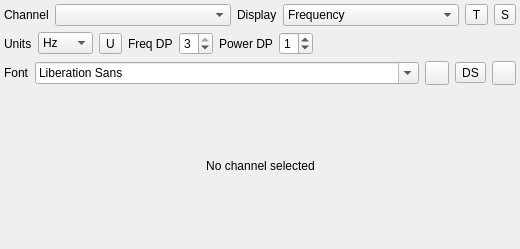
<?xml version="1.0" encoding="UTF-8"?>
<ui version="4.0">
 <class>FreqDisplayGUI</class>
 <widget class="RollupContents" name="FreqDisplayGUI">
  <property name="geometry">
   <rect>
    <x>0</x>
    <y>0</y>
    <width>520</width>
    <height>249</height>
   </rect>
  </property>
  <property name="minimumSize">
   <size>
    <width>420</width>
    <height>200</height>
   </size>
  </property>
  <property name="windowTitle">
   <string>Frequency Display</string>
  </property>
  <widget class="QWidget" name="settingsContainer" native="true">
   <property name="geometry">
    <rect>
     <x>0</x>
     <y>0</y>
     <width>520</width>
     <height>91</height>
    </rect>
   </property>
   <property name="sizePolicy">
    <sizepolicy hsizetype="Expanding" vsizetype="Preferred">
     <horstretch>0</horstretch>
     <verstretch>0</verstretch>
    </sizepolicy>
   </property>
   <property name="windowTitle">
    <string>Settings</string>
   </property>
   <layout class="QVBoxLayout" name="verticalLayout">
    <property name="leftMargin">
     <number>4</number>
    </property>
    <property name="topMargin">
     <number>4</number>
    </property>
    <property name="rightMargin">
     <number>4</number>
    </property>
    <property name="bottomMargin">
     <number>4</number>
    </property>
    <item>
     <layout class="QHBoxLayout" name="channelLayout">
      <item>
       <widget class="QLabel" name="channelsLabel">
        <property name="text">
         <string>Channel</string>
        </property>
       </widget>
      </item>
      <item>
       <widget class="QComboBox" name="channels">
        <property name="sizePolicy">
         <sizepolicy hsizetype="Expanding" vsizetype="Fixed">
          <horstretch>0</horstretch>
          <verstretch>0</verstretch>
         </sizepolicy>
        </property>
        <property name="toolTip">
         <string>Which channel to display frequency / power for</string>
        </property>
       </widget>
      </item>
      <item>
       <widget class="QLabel" name="displayLabel">
        <property name="text">
         <string>Display</string>
        </property>
       </widget>
      </item>
      <item>
       <widget class="QComboBox" name="displayMode">
        <property name="sizePolicy">
         <sizepolicy hsizetype="Expanding" vsizetype="Fixed">
          <horstretch>0</horstretch>
          <verstretch>0</verstretch>
         </sizepolicy>
        </property>
        <property name="toolTip">
         <string>Select what to display: channel frequency, power or both</string>
        </property>
        <item>
         <property name="text">
          <string>Frequency</string>
         </property>
        </item>
        <item>
         <property name="text">
          <string>Power</string>
         </property>
        </item>
        <item>
         <property name="text">
          <string>Frequency &amp; Power</string>
         </property>
        </item>
       </widget>
      </item>
      <item>
       <widget class="ButtonSwitch" name="transparentBackground">
        <property name="toolTip">
         <string>Click to display frequency / power on transparent background.

When in transparent mode:
- Left click on text to drag.
- Right click on the text to exit transparent mode.</string>
        </property>
        <property name="text">
         <string>T</string>
        </property>
       </widget>
      </item>
      <item>
       <widget class="ButtonSwitch" name="speech">
        <property name="toolTip">
         <string>Speak frequency/power value when it changes</string>
        </property>
        <property name="text">
         <string>S</string>
        </property>
        <property name="icon">
         <iconset resource="../../../sdrgui/resources/res.qrc">
          <normaloff>:/sound_off.png</normaloff>
          <normalon>:/sound_on.png</normalon>:/sound_off.png</iconset>
        </property>
       </widget>
      </item>
     </layout>
    </item>
    <item>
     <layout class="QHBoxLayout" name="unitsLayout">
      <item>
       <widget class="QLabel" name="unitsLabel">
        <property name="text">
         <string>Units</string>
        </property>
       </widget>
      </item>
      <item>
       <widget class="QComboBox" name="frequencyUnits">
        <property name="toolTip">
         <string>Select units for the displayed frequency value</string>
        </property>
        <item>
         <property name="text">
          <string>Hz</string>
         </property>
        </item>
        <item>
         <property name="text">
          <string>kHz</string>
         </property>
        </item>
        <item>
         <property name="text">
          <string>MHz</string>
         </property>
        </item>
        <item>
         <property name="text">
          <string>GHz</string>
         </property>
        </item>
       </widget>
      </item>
      <item>
       <widget class="ButtonSwitch" name="showUnits">
        <property name="toolTip">
         <string>Show or hide unit labels in the display</string>
        </property>
        <property name="text">
         <string>U</string>
        </property>
       </widget>
      </item>
      <item>
       <widget class="QLabel" name="freqDecimalPlacesLabel">
        <property name="toolTip">
         <string>Decimal places for frequency (disabled when units is Hz)</string>
        </property>
        <property name="text">
         <string>Freq DP</string>
        </property>
       </widget>
      </item>
      <item>
       <widget class="QSpinBox" name="freqDecimalPlaces">
        <property name="toolTip">
         <string>Number of decimal places to show for the frequency value</string>
        </property>
        <property name="minimum">
         <number>0</number>
        </property>
        <property name="maximum">
         <number>3</number>
        </property>
        <property name="value">
         <number>3</number>
        </property>
       </widget>
      </item>
      <item>
       <widget class="QLabel" name="powerDecimalPlacesLabel">
        <property name="toolTip">
         <string>Decimal places for power</string>
        </property>
        <property name="text">
         <string>Power DP</string>
        </property>
       </widget>
      </item>
      <item>
       <widget class="QSpinBox" name="powerDecimalPlaces">
        <property name="toolTip">
         <string>Number of decimal places to show for the power value</string>
        </property>
        <property name="minimum">
         <number>0</number>
        </property>
        <property name="maximum">
         <number>3</number>
        </property>
        <property name="value">
         <number>1</number>
        </property>
       </widget>
      </item>
      <item>
       <spacer name="unitsSpacer">
        <property name="orientation">
         <enum>Qt::Orientation::Horizontal</enum>
        </property>
        <property name="sizeHint" stdset="0">
         <size>
          <width>40</width>
          <height>20</height>
         </size>
        </property>
       </spacer>
      </item>
     </layout>
    </item>
    <item>
     <layout class="QHBoxLayout" name="fontLayout">
      <item>
       <widget class="QLabel" name="fontLabel">
        <property name="text">
         <string>Font</string>
        </property>
       </widget>
      </item>
      <item>
       <widget class="QFontComboBox" name="fontFamily">
        <property name="sizePolicy">
         <sizepolicy hsizetype="Expanding" vsizetype="Fixed">
          <horstretch>0</horstretch>
          <verstretch>0</verstretch>
         </sizepolicy>
        </property>
        <property name="toolTip">
         <string>Select font family for the frequency display</string>
        </property>
       </widget>
      </item>
      <item>
       <widget class="QPushButton" name="textColor">
        <property name="maximumSize">
         <size>
          <width>24</width>
          <height>24</height>
         </size>
        </property>
        <property name="toolTip">
         <string>Select color for the frequency / power text</string>
        </property>
        <property name="text">
         <string/>
        </property>
       </widget>
      </item>
      <item>
       <widget class="ButtonSwitch" name="dropShadow">
        <property name="toolTip">
         <string>Enable drop shadow effect on the frequency / power text</string>
        </property>
        <property name="text">
         <string>DS</string>
        </property>
       </widget>
      </item>
      <item>
       <widget class="QPushButton" name="dropShadowColor">
        <property name="maximumSize">
         <size>
          <width>24</width>
          <height>24</height>
         </size>
        </property>
        <property name="toolTip">
         <string>Select color for the drop shadow</string>
        </property>
        <property name="text">
         <string/>
        </property>
       </widget>
      </item>
     </layout>
    </item>
   </layout>
  </widget>
  <widget class="FrequencyLabel" name="frequencyValue">
   <property name="geometry">
    <rect>
     <x>10</x>
     <y>120</y>
     <width>501</width>
     <height>91</height>
    </rect>
   </property>
   <property name="sizePolicy">
    <sizepolicy hsizetype="Expanding" vsizetype="Expanding">
     <horstretch>0</horstretch>
     <verstretch>1</verstretch>
    </sizepolicy>
   </property>
   <property name="text">
    <string>No channel selected</string>
   </property>
   <property name="alignment">
    <set>Qt::AlignmentFlag::AlignCenter</set>
   </property>
  </widget>
 </widget>
 <customwidgets>
  <customwidget>
   <class>FrequencyLabel</class>
   <extends>QLabel</extends>
   <header>freqdisplaygui.h</header>
  </customwidget>
  <customwidget>
   <class>RollupContents</class>
   <extends>QWidget</extends>
   <header>gui/rollupcontents.h</header>
   <container>1</container>
  </customwidget>
  <customwidget>
   <class>ButtonSwitch</class>
   <extends>QToolButton</extends>
   <header>gui/buttonswitch.h</header>
  </customwidget>
 </customwidgets>
 <resources>
  <include location="../../../sdrgui/resources/res.qrc"/>
 </resources>
 <connections/>
</ui>
